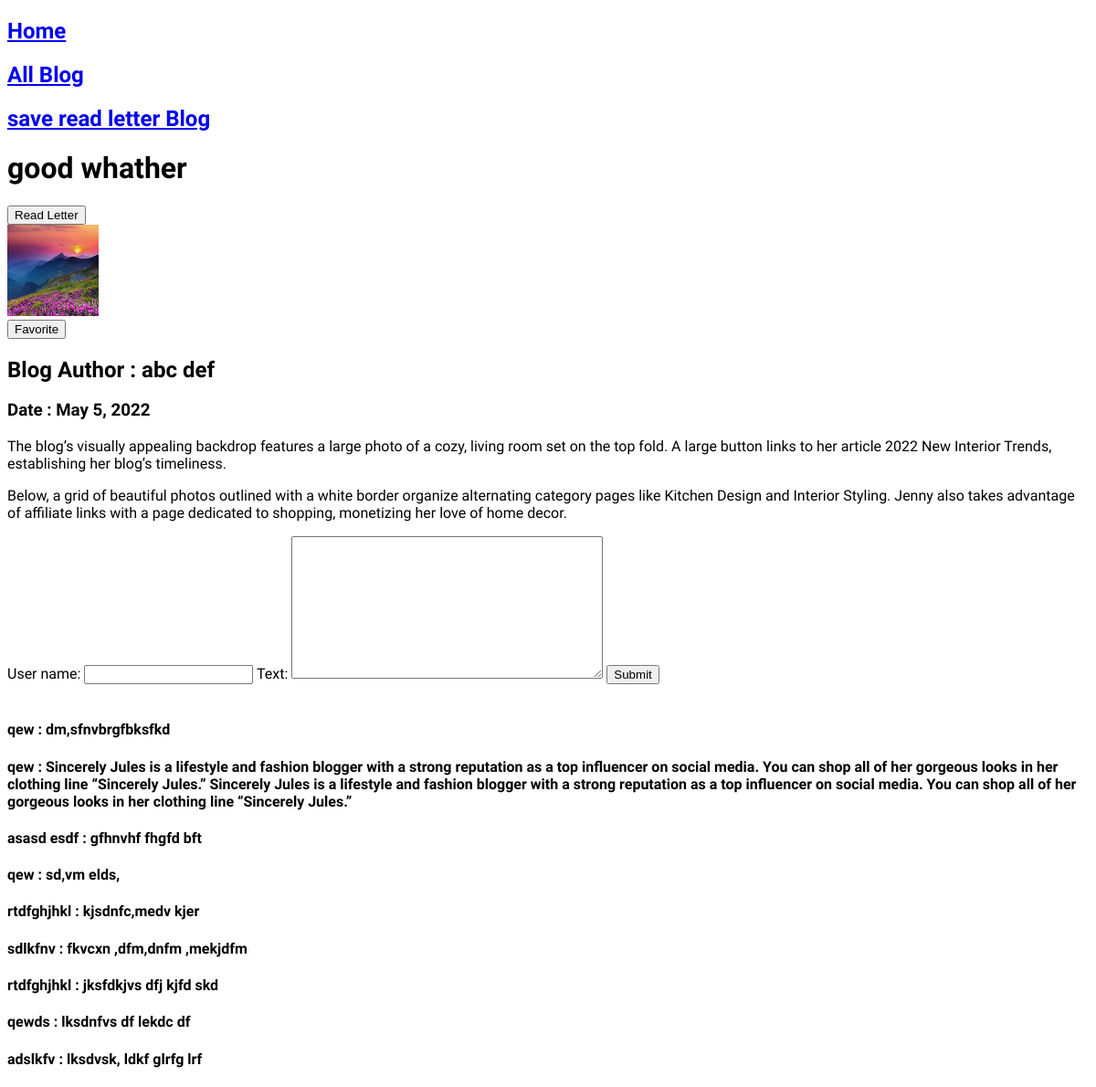
Page /blog/good-whather/ on the committed database.
### posts/models.py (models this page shows, shortened)
class BlogModel(models.Model):
    title = models.CharField(max_length=100)
    image = models.ImageField(upload_to = 'image')
    date = models.DateField()
    slug = models.SlugField()
    text = models.TextField()
    author = models.ForeignKey(Author, on_delete=models.CASCADE)

class Author(models.Model):
    fname = models.CharField(max_length=100)
    lname = models.CharField(max_length=100)
    def __str__(self):
        return f"{self.fname} {self.lname}"

class CommentModel(models.Model):
    user_name = models.CharField(max_length=50, blank=False)
    text = models.TextField(max_length=400, blank=False)
    post = models.ForeignKey(BlogModel, on_delete=models.CASCADE)

### posts/views.py (the view, shortened to what this page needs)
# urls.py: path('blog/<slug:slug>/', views.blog_detail, name='blog_detail'),
def blog_detail(request, slug):
    blog = BlogModel.objects.get(slug=slug)
    co = blog.commentmodel_set.all().order_by('-id')
    session = session_check(request, blog, 'stored_posts')
    favorited = session_check(request, blog, 'favrite1')
    form = CommentForm()
    return render(request, 'posts/blog_detail.html', {'blog' : blog, 'forms' : form, 'comment' : co, 'is_favorite' : favorited, 'session': session})

### posts/forms.py
class CommentForm(forms.ModelForm):
    class Meta:
        model = CommentModel
        exclude = ['post']
        label = {
            'user_name' : 'User Name',
            'text' : 'Comment'
        }

### posts/views.py (called while the page is built)
def session_check(request, blog, key_value):
    stored_posts = request.session.get(key_value)
    if stored_posts:
        is_true = str(blog.id) in stored_posts
    else:
        is_true = False
    return is_true

### posts/templates/posts/blog_detail.html (shortened to what this page needs)
{% extends 'base.html' %}
{% block pagebody %}
{% include 'posts/include/nav.html' %}
<h1>{{blog.title}}</h1>
<form action="/read_leter/" method='POST'>
{% if session %}
<button>Remove Read Letter blog</button>
{% else %}
<button>Read Letter</button>
{% endif %}
</form>
<img src="{{blog.image.url}}" alt="{{blog.title}}" height=100px width=100px>
<form action="/favorite/" method='post'>
    {% if is_favorite %}
        <button>Remove for favorite</button>
    {% else %}
        <button>Favorite</button>
    {% endif %}
</form>
<h2>Blog Author : {{blog.author}}</h2>
<h3>Date : {{blog.date}}</h3>
<p>{{blog.text |linebreaks}}</p>
<form action="/blog/{{blog.slug}}/" method='post'>
{{forms}}
<button type="submit" class="btn btn-primary">Submit</button>
</form>
<br>
{% for comm in comment %}
<h4><span>{{comm.user_name}} : {{comm.text}}</span></h4>
{% endfor %}
{% endblock pagebody %}

### static/base.css (style rules this page uses)
html { font-family: 'Source Sans Pro', sans-serif; }

### rows in the picture
BlogModel: title "good whather", image (picture), author "abc def", date "May 5, 2022", text "The blog’s visually appealing backdrop features a large photo of a cozy, living room set on the top fold. A large button links to her article 2022 New Interior Trends, establishing her blog’s timeliness. Below, a grid of beautiful photos outlined with a white border organize alternating category pages like Kitchen Design and Interior Styling. Jenny also takes advantage of affiliate links with a page dedicated to shopping, monetizing her love of home decor."
CommentModel: user_name "qew", text "dm,sfnvbrgfbksfkd"
CommentModel: user_name "qew", text "Sincerely Jules is a lifestyle and fashion blogger with a strong reputation as a top influencer on social media. You can shop all of her gorgeous looks in her clothing line “Sincerely Jules.” Sincerely Jules is a lifestyle and fashion blogger with a strong reputation as a top influencer on social media. You can shop all of her gorgeous looks in her clothing line “Sincerely Jules.”"
CommentModel: user_name "asasd esdf", text "gfhnvhf fhgfd bft"
CommentModel: user_name "qew", text "sd,vm elds,"
CommentModel: user_name "rtdfghjhkl", text "kjsdnfc,medv kjer"
CommentModel: user_name "sdlkfnv", text "fkvcxn ,dfm,dnfm ,mekjdfm"
CommentModel: user_name "rtdfghjhkl", text "jksfdkjvs dfj kjfd skd"
CommentModel: user_name "qewds", text "lksdnfvs df lekdc df"
CommentModel: user_name "adslkfv", text "lksdvsk, ldkf glrfg lrf"
